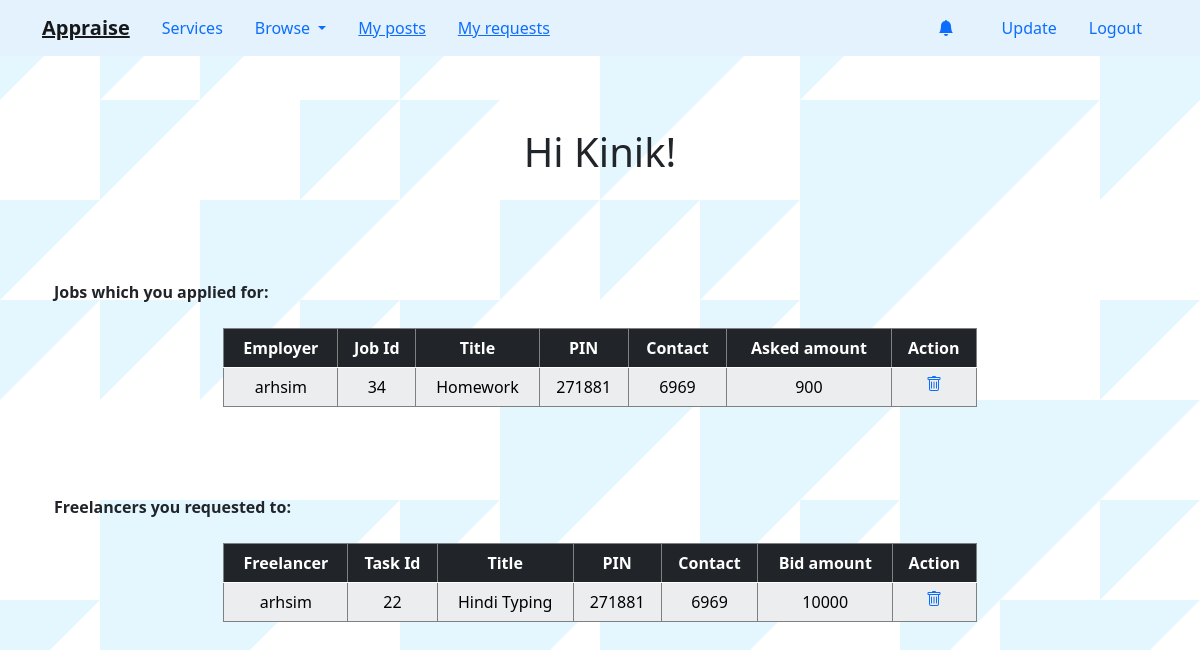
Page /user/requests/ (signed in) on the committed database.
### user/models.py (models this page shows, shortened)
class JobAlert(models.Model):
    user = models.ForeignKey(User, on_delete=models.CASCADE, related_name='user', null=True)
    job = models.ForeignKey(RequestService, on_delete=models.CASCADE, related_name='job', null=True)
    requester = models.ForeignKey(User, on_delete=models.CASCADE, related_name='requester', null=True)
    pin_code = models.CharField('PIN CODE', max_length=6, null=True)
    contact = models.CharField("Contact info", max_length=10, null=True)
    ask_amount = models.PositiveIntegerField('Expected paycheck', null=True)

class RequestService(models.Model):
    user = models.ForeignKey(User, on_delete=models.CASCADE)
    pin_code = models.CharField(max_length=6)
    title = models.CharField('Job title', max_length=180)
    tag = models.CharField(choices=SECTORS, max_length=64, null=True)
    contact = models.CharField("Contact info", max_length=10)
    deadline = models.DateField('Job deadline', auto_now=False, null=True, blank=True)
    location = models.CharField(max_length=180, null=True, blank=True)
    pay_scale = models.PositiveIntegerField('Wage cost', null=True, blank=True)

class HiringAlert(models.Model):
    user = models.ForeignKey(User, on_delete=models.CASCADE, related_name='freelancer', null=True)
    task = models.ForeignKey(ProvideService, on_delete=models.CASCADE, related_name='task', null=True)
    employer = models.ForeignKey(User, on_delete=models.CASCADE, related_name='employer', null=True)
    pin_code = models.CharField('PIN CODE', max_length=6, null=True)
    contact = models.CharField("Contact info", max_length=10, null=True)
    bid_amount = models.PositiveIntegerField('Expected budget', null=True)

class ProvideService(models.Model):
    user = models.ForeignKey(User, on_delete=models.CASCADE)
    pin_code = models.CharField(max_length=6)
    title = models.CharField(max_length=180)
    tag = models.CharField(choices=SECTORS, max_length=64, null=True)
    contact = models.CharField("Contact info", max_length=10)
    location = models.CharField(max_length=180, null=True, blank=True)
    pay_scale = models.PositiveIntegerField('Expected paycheck', null=True, blank=True)

### user/views.py (the view)
# urls.py: path('user/requests/', user_view.requested_services, name ='requested_services'),
def requested_services(request):
        try:
                applied_jobs = JobAlert.objects.filter(requester=request.user).order_by('-id').annotate()
        except:
                applied_jobs = None
        try:
                requested_freelancers = HiringAlert.objects.filter(employer=request.user).order_by('-id').annotate()
        except:
                requested_freelancers = None
        return render(request, 'requested_services.html', {'name':request.user, 'title':'Requested services', 'applied_jobs':applied_jobs, 'requested_freelancers':requested_freelancers})

### user/templates/requested_services.html (shortened to what this page needs)
{% extends "dashboard.html" %}
{% load crispy_forms_tags %}
{% block start %}
<div class='container'>
<center><h1>Hi {{name|title}}!</h1></center><br>
<br><br><br>
<b>Jobs which you applied for:<br><br></b>
  <center>
    <table class="table table-light table-hover table-striped" style="width:69%">
    <thead class="table-dark">
    <tr>
      <th>Employer</th>
      <th>Job Id</th>
      <th>Title</th>
      <th>PIN</th>
      <th>Contact</th>
      <th>Asked amount</th>
      <th>Action</th>
    </tr>
    </thead>
    {% for i in applied_jobs %}
    <tr>
      <td>{{i.user}}</td>
      <td>{{i.job_id}}</td>
      <td>{{i.job.title|title}}</td>
      <td>{{i.pin_code}}</td>
      <td>{{i.contact}}</td>
      <td>{{i.ask_amount}}</td>
      <td><a href="{% url 'delete_requested_jobs' i.job_id %}">
        </a>
      </td>
    </tr>
    {% endfor %}
    </table>
  </center>
  <br><br><br>
  <b>Freelancers you requested to:<br><br></b>
  <center>
    <table class="table table-light table-hover table-striped" style="width:69%">
    <thead class="table-dark">
    <tr>
      <th>Freelancer</th>
      <th>Task Id</th>
      <th>Title</th>
      <th>PIN</th>
      <th>Contact</th>
      <th>Bid amount</th>
      <th>Action</th>
    </tr>
    </thead>
    {% for i in requested_freelancers %}
    <tr>
      <td>{{i.user}}</td>
      <td>{{i.task_id}}</td>
      <td>{{i.task.title|title}}</td>
      <td>{{i.pin_code}}</td>
      <td>{{i.contact}}</td>
      <td>{{i.bid_amount}}</td>
      <td><a href="{% url 'delete_requested_freelancers' i.task_id %}">
        </a>
      </td>
    </tr>
    {% endfor %}
    </table>
  </center>
</div>
<br><br><br><br><br><br>
{% endblock %}

### user/templates/dashboard.html (style rules this page uses)
body { background-color: #e9fbff; background-attachment: fixed; background-size: cover; }

### user/templates/requested_services.html (style rules this page uses)
table, td, th { border: 1px solid gray; text-align: center }
body { background-color: #ffffff; }

### rows in the picture
JobAlert: user "arhsim", job_id "34", job "Homework", pin_code "271881", contact "6969", ask_amount "900"
HiringAlert: user "arhsim", task_id "22", task "Hindi Typing", pin_code "271881", contact "6969", bid_amount "10000"

### other values in the picture
{{ name|title }} "Kinik"
